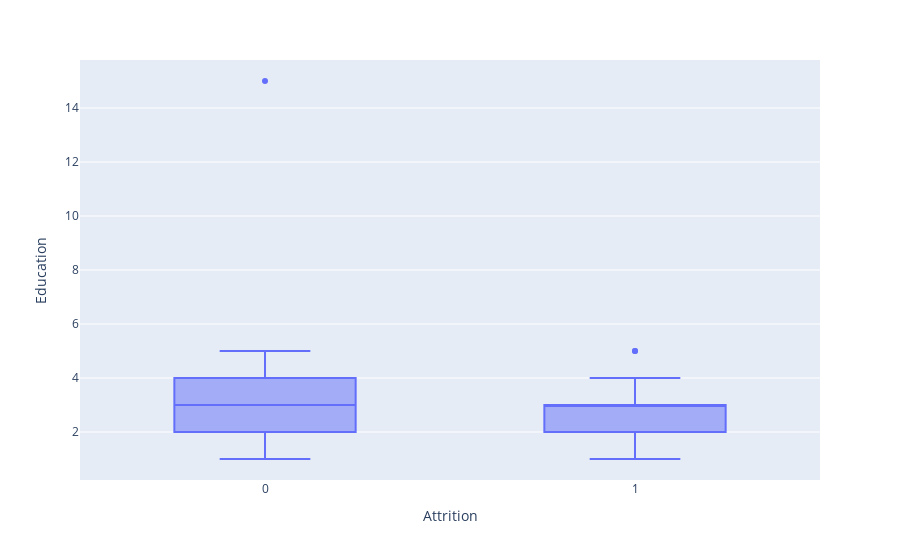

Here is the notebook cell this chart was saved with:
### Code cell
fig = px.box(df, x = 'Attrition',y = 'Education')
fig.show()
plt.savefig('7.png')

### Figure 1 — Plotly figure (JSON) as saved in the notebook; plotly's stock layout.template omitted (floating-point values rounded to 4 significant figures; data arrays with more than 128 entries replaced by an {"elided": "..."} marker saying what was removed)
{"data": [{"alignmentgroup": "True", "hovertemplate": "Attrition=%{x}<br>Education=%{y}<extra></extra>", "legendgroup": "", "marker": {"color": "#636efa"}, "name": "", "notched": false, "offsetgroup": "", "orientation": "v", "showlegend": false, "type": "box", "x": {"elided": "1677 int values"}, "x0": " ", "xaxis": "x", "y": {"elided": "1677 int values"}, "y0": " ", "yaxis": "y"}], "layout": {"boxmode": "group", "legend": {"tracegroupgap": 0}, "margin": {"t": 60}, "xaxis": {"anchor": "y", "domain": [0, 1], "title": {"text": "Attrition"}}, "yaxis": {"anchor": "x", "domain": [0, 1], "title": {"text": "Education"}}}}
